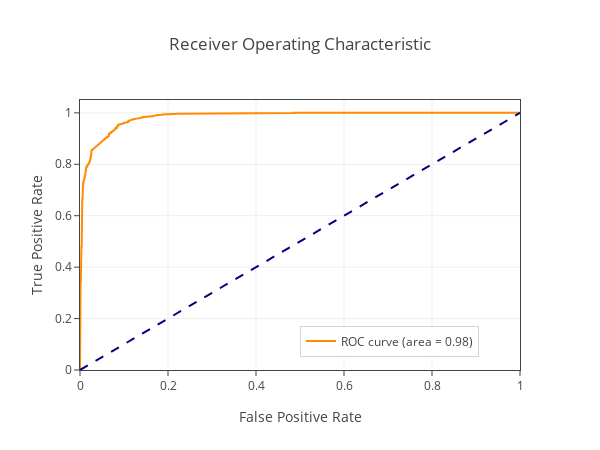

This figure's notebook cell:
### Markdown cell above
### Parameter Tuning Using Grid Search

### Code cell
from sklearn.model_selection import GridSearchCV
import math

parameters = {'C': [math.pow(10, k) for k in range(-3,4)]}

gs_clf = GridSearchCV(SVC(kernel='linear'), parameters, n_jobs=-1, cv=5)
gs_clf.fit(x_train, y_train)

print("Best Parameters: ")
print(gs_clf.best_params_)

score = gs_clf.decision_function(x_test)
predicted = gs_clf.predict(x_test)

print("%-12s %f" % ('Accuracy:', metrics.accuracy_score(y_test, predicted)))
print("%-12s %f" % ('Precision:', metrics.precision_score(y_test, predicted, average='macro')))
print("%-12s %f" % ('Recall:', metrics.recall_score(y_test, predicted, average='macro')))
print("Confusion Matrix: \n{0}".format(metrics.confusion_matrix(y_test, predicted)))

fpr_svm, tpr_svm, thresholds = metrics.roc_curve(y_test, score)
roc_auc_svm = metrics.auc(fpr_svm, tpr_svm)
draw_roc_curve(fpr_svm, tpr_svm, roc_auc_svm, 'ROC curve')

### Figure 1 — Plotly figure (JSON) as saved in the notebook; plotly's stock layout.template omitted (floating-point values rounded to 4 significant figures; data arrays with more than 128 entries replaced by an {"elided": "..."} marker saying what was removed)
{"data": [{"line": {"color": "darkorange", "width": 2}, "mode": "lines", "name": "ROC curve (area = 0.98)", "type": "scatter", "x": {"elided": "269 float values"}, "y": {"elided": "269 float values"}}, {"line": {"color": "navy", "dash": "dash", "width": 2}, "mode": "lines", "showlegend": false, "type": "scatter", "x": [0, 1], "y": [0, 1]}], "layout": {"autosize": false, "height": 450, "legend": {"bordercolor": "#D3D3D3", "borderwidth": 1, "x": 0.5, "y": 0.05}, "title": "Receiver Operating Characteristic", "width": 600, "xaxis": {"linewidth": 1, "mirror": true, "ticks": "outside", "title": "False Positive Rate"}, "yaxis": {"linewidth": 1, "mirror": true, "range": [0, 1.05], "ticks": "outside", "title": "True Positive Rate"}}}
